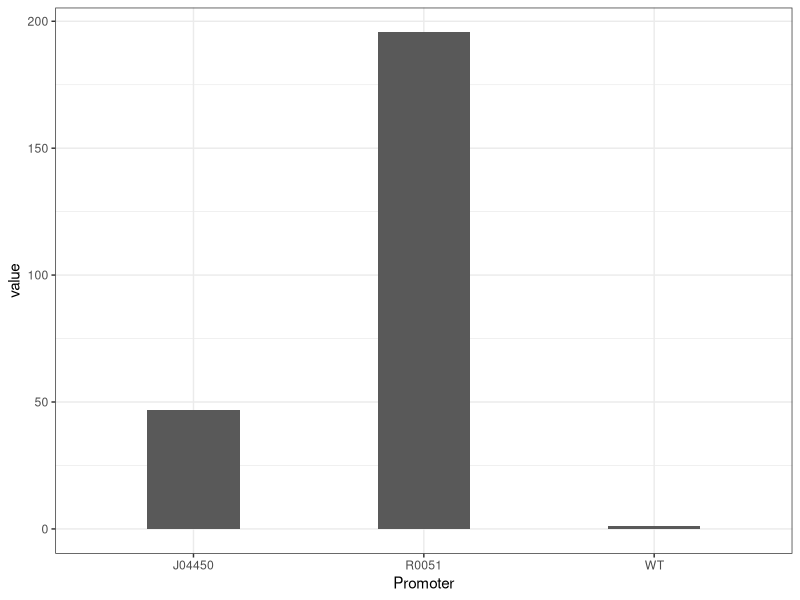

The R script that drew this image:
## ---- chunk 1

id <- c(1)
team_name <- c("Tongji_China")
project <- c("Seek Heme And Reflect cracK (SHARK)")
year <- c(2020)
wiki <- c("https://2020.igem.org/Team:Tongji_China")

igem_team <- data.frame(id, 
                        team_name, 
                        project, 
                        year, 
                        wiki)
knitr::kable(igem_team)
## ---- chunk 2

id <- 1:4
BBid <- c("BBa_R0051", "BBa_B0034", "BBa_E1010", "BBa_B0015")
type <- c("Promoter", "RBS", "RFP", "Terminator")
link <- c("http://parts.igem.org/Part:BBa_R0051",
           "http://parts.igem.org/Part:BBa_B0034",
           "http://parts.igem.org/Part:BBa_E1010",
           "http://parts.igem.org/Part:BBa_B0015")
backbone <- rep("pSB1C3", length(id))
device_id <- rep("-", length(id))
team_name <- rep("Tongji_China", length(id))
user <- rep("seokjin-oh", length(id))

igem_part <- data.frame(id, BBid, type, link, backbone, device_id, team_name, user)
knitr::kable(igem_part)
## ---- chunk 3

id <- 1:3
Promoter <- c("R0051", "J04450", "WT")
value <- c(195.6, 47, 1)
valunit <- rep("Fluorescence", length(id))
incubhr <- rep("Overnight", length(id))
incubtemp <- rep("37℃", length(id))
device_id <- rep("-", length(id))
link <- c("https://2020.igem.org/Team:Tongji_China/Results",
           "https://2020.igem.org/Team:Tongji_China/Results", "https://2020.igem.org/Team:Tongji_China/Results")


igem_obs <- data.frame(id, Promoter, value,
                        valunit, incubhr, incubtemp,
                       device_id, link)
knitr::kable(igem_obs)
## ---- chunk 4

library(tidyverse)

## ---- chunk 5

igem_promoter <- igem_part %>% 
  left_join(igem_team, by="team_name") %>% 
  left_join(igem_obs, by="device_id")
  
igem_promoter
## ---- chunk 6

colnames(igem_promoter)

plot_data <- igem_promoter %>% 
  filter(BBid=="BBa_R0051") %>% 
  select(Promoter, value) %>% 
  mutate(Promoter=factor(Promoter))

ggplot(plot_data, aes(x=Promoter, y=value)) +
  geom_bar(stat="identity", position=position_dodge(width=0.5), width=0.4) +
  scale_fill_manual(values=c("#ce1212", "#4a47a3")) +
  theme_bw()

